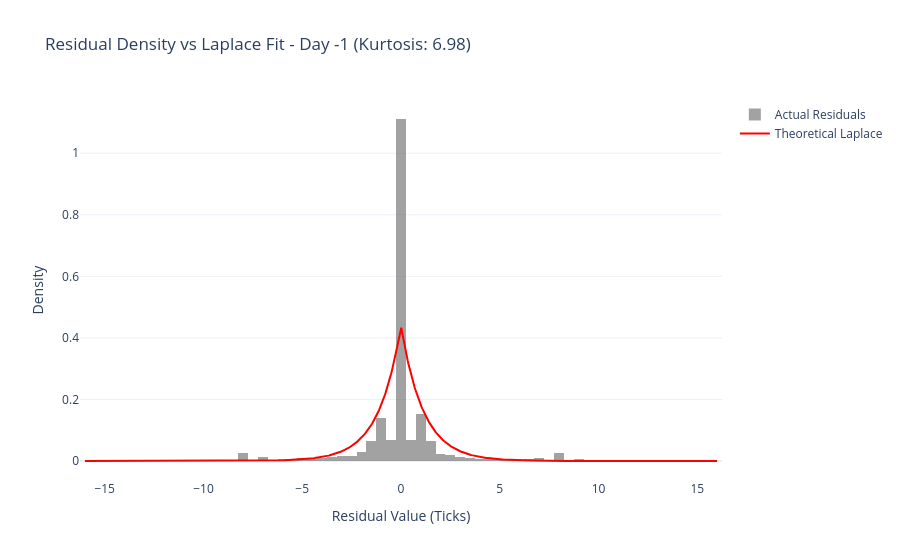
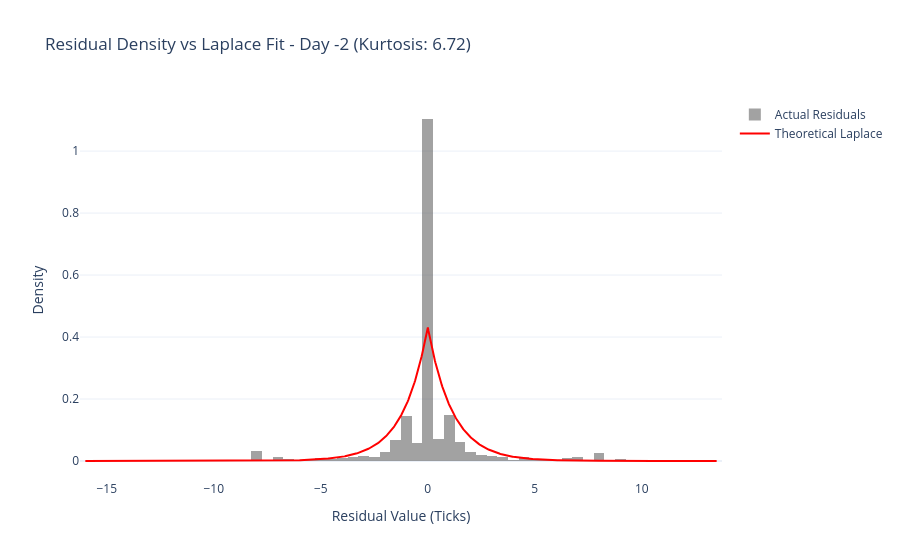
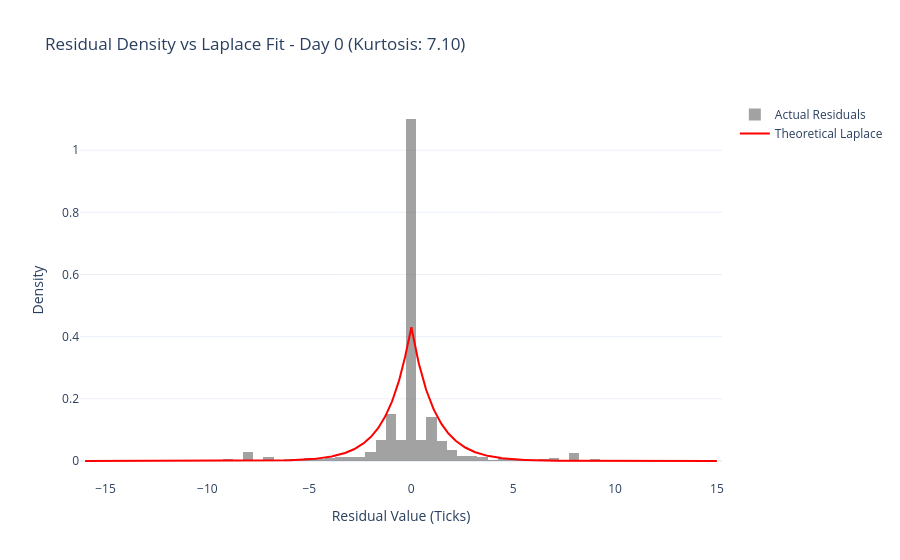

Notebook code for these charts, in order:
### Code cell
import numpy as np
import pandas as pd
import scipy.stats as stats
from statsmodels.stats.diagnostic import acorr_ljungbox
import plotly.graph_objects as go

# Configuration
days = [-1, -2, 0]
window_size = 3 

for day in days:
    subset = df_total[(df_total['product'] == "ASH_COATED_OSMIUM") & (df_total['day'] == day)].copy()
    if subset.empty: continue
    
    subset['mid_price'] = subset['mid_price'].replace(0, np.nan)
    subset['mid_price_roll_median'] = subset['mid_price'].rolling(window=window_size).median()
    subset['mid_residuals'] = subset['mid_price'] - subset['mid_price_roll_median']
    res_clean = subset['mid_residuals'].dropna()

    if not res_clean.empty:
        # Fit Laplace parameters
        loc_lap, scale_lap = stats.laplace.fit(res_clean)
        
        # Create a range for the theoretical PDF curve
        x_pdf = np.linspace(res_clean.min(), res_clean.max(), 1000)
        y_pdf = stats.laplace.pdf(x_pdf, loc_lap, scale_lap)

        # Calculate metrics
        kurt = stats.kurtosis(res_clean)
        ks_stat, laplace_p = stats.kstest(res_clean, 'laplace', args=(loc_lap, scale_lap))

        print(f"\n--- Analysis: Day {day} ---")
        print(f"Excess Kurtosis: {kurt:.2f} (Target for Laplace is 3.0)")
        print(f"Laplace KS p-value: {laplace_p:.5f}")

        # Distribution Plot with PDF Overlay
        fig_hist = go.Figure()

        # Actual Residuals Histogram (Normalized to show density)
        fig_hist.add_trace(go.Histogram(
            x=res_clean, 
            histnorm='probability density', 
            name='Actual Residuals',
            marker_color='rgba(100, 100, 100, 0.6)'
        ))

        # Theoretical Laplace PDF
        fig_hist.add_trace(go.Scatter(
            x=x_pdf, 
            y=y_pdf, 
            mode='lines', 
            name='Theoretical Laplace',
            line=dict(color='red', width=2)
        ))

        fig_hist.update_layout(
            title=f"Residual Density vs Laplace Fit - Day {day} (Kurtosis: {kurt:.2f})",
            xaxis_title="Residual Value (Ticks)",
            yaxis_title="Density",
            template='plotly_white'
        )
        fig_hist.show()

### Figure 1 — Plotly figure (JSON) as saved in the notebook; plotly's stock layout.template omitted (floating-point values rounded to 4 significant figures; data arrays with more than 128 entries replaced by an {"elided": "..."} marker saying what was removed)
{"data": [{"histnorm": "probability density", "marker": {"color": "rgba(100, 100, 100, 0.6)"}, "name": "Actual Residuals", "type": "histogram", "x": {"elided": "9947 float values"}}, {"line": {"color": "red", "width": 2}, "mode": "lines", "name": "Theoretical Laplace", "type": "scatter", "x": {"elided": "1000 float values"}, "y": {"elided": "1000 float values"}}], "layout": {"title": {"text": "Residual Density vs Laplace Fit - Day -1 (Kurtosis: 6.98)"}, "xaxis": {"title": {"text": "Residual Value (Ticks)"}}, "yaxis": {"title": {"text": "Density"}}}}

### Figure 2 — Plotly figure (JSON) as saved in the notebook; plotly's stock layout.template omitted (floating-point values rounded to 4 significant figures; data arrays with more than 128 entries replaced by an {"elided": "..."} marker saying what was removed)
{"data": [{"histnorm": "probability density", "marker": {"color": "rgba(100, 100, 100, 0.6)"}, "name": "Actual Residuals", "type": "histogram", "x": {"elided": "9944 float values"}}, {"line": {"color": "red", "width": 2}, "mode": "lines", "name": "Theoretical Laplace", "type": "scatter", "x": {"elided": "1000 float values"}, "y": {"elided": "1000 float values"}}], "layout": {"title": {"text": "Residual Density vs Laplace Fit - Day -2 (Kurtosis: 6.72)"}, "xaxis": {"title": {"text": "Residual Value (Ticks)"}}, "yaxis": {"title": {"text": "Density"}}}}

### Figure 3 — Plotly figure (JSON) as saved in the notebook; plotly's stock layout.template omitted (floating-point values rounded to 4 significant figures; data arrays with more than 128 entries replaced by an {"elided": "..."} marker saying what was removed)
{"data": [{"histnorm": "probability density", "marker": {"color": "rgba(100, 100, 100, 0.6)"}, "name": "Actual Residuals", "type": "histogram", "x": {"elided": "9956 float values"}}, {"line": {"color": "red", "width": 2}, "mode": "lines", "name": "Theoretical Laplace", "type": "scatter", "x": {"elided": "1000 float values"}, "y": {"elided": "1000 float values"}}], "layout": {"title": {"text": "Residual Density vs Laplace Fit - Day 0 (Kurtosis: 7.10)"}, "xaxis": {"title": {"text": "Residual Value (Ticks)"}}, "yaxis": {"title": {"text": "Density"}}}}
